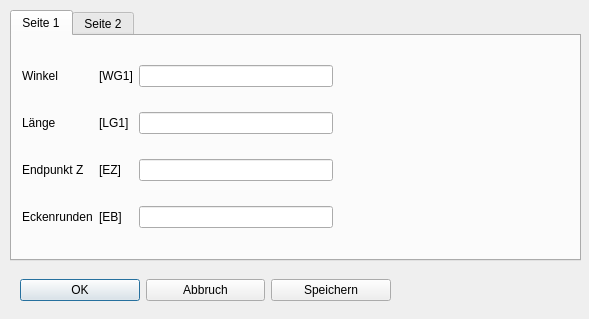
<?xml version="1.0" encoding="UTF-8"?>
<ui version="4.0">
 <class>Dialog_fgerawi</class>
 <widget class="QDialog" name="Dialog_fgerawi">
  <property name="geometry">
   <rect>
    <x>0</x>
    <y>0</y>
    <width>589</width>
    <height>319</height>
   </rect>
  </property>
  <property name="windowTitle">
   <string>G1 mit Winkel</string>
  </property>
  <property name="modal">
   <bool>true</bool>
  </property>
  <widget class="QWidget" name="layoutWidget_3">
   <property name="geometry">
    <rect>
     <x>20</x>
     <y>270</y>
     <width>371</width>
     <height>41</height>
    </rect>
   </property>
   <layout class="QHBoxLayout" name="horizontalLayout">
    <item>
     <widget class="QPushButton" name="pushButton_ok">
      <property name="text">
       <string>OK</string>
      </property>
     </widget>
    </item>
    <item>
     <widget class="QPushButton" name="pushButton_esc">
      <property name="text">
       <string>Abbruch</string>
      </property>
     </widget>
    </item>
    <item>
     <widget class="QPushButton" name="pushButton_save">
      <property name="text">
       <string>Speichern</string>
      </property>
     </widget>
    </item>
   </layout>
  </widget>
  <widget class="QTabWidget" name="tabWidget">
   <property name="geometry">
    <rect>
     <x>10</x>
     <y>10</y>
     <width>571</width>
     <height>251</height>
    </rect>
   </property>
   <property name="currentIndex">
    <number>0</number>
   </property>
   <widget class="QWidget" name="tab">
    <attribute name="title">
     <string>Seite 1</string>
    </attribute>
    <widget class="QWidget" name="layoutWidget">
     <property name="geometry">
      <rect>
       <x>10</x>
       <y>10</y>
       <width>311</width>
       <height>201</height>
      </rect>
     </property>
     <layout class="QGridLayout" name="gridLayout">
      <item row="1" column="1">
       <widget class="QLabel" name="label_8">
        <property name="text">
         <string>[LG1]</string>
        </property>
       </widget>
      </item>
      <item row="0" column="2">
       <widget class="QLineEdit" name="lineEdit_wi"/>
      </item>
      <item row="3" column="2">
       <widget class="QLineEdit" name="lineEdit_rad"/>
      </item>
      <item row="1" column="2">
       <widget class="QLineEdit" name="lineEdit_l"/>
      </item>
      <item row="1" column="0">
       <widget class="QLabel" name="label_4">
        <property name="text">
         <string>Länge</string>
        </property>
       </widget>
      </item>
      <item row="2" column="1">
       <widget class="QLabel" name="label_9">
        <property name="text">
         <string>[EZ]</string>
        </property>
       </widget>
      </item>
      <item row="2" column="0">
       <widget class="QLabel" name="label_5">
        <property name="text">
         <string>Endpunkt Z</string>
        </property>
       </widget>
      </item>
      <item row="2" column="2">
       <widget class="QLineEdit" name="lineEdit_z"/>
      </item>
      <item row="3" column="1">
       <widget class="QLabel" name="label_10">
        <property name="text">
         <string>[EB]</string>
        </property>
       </widget>
      </item>
      <item row="0" column="1">
       <widget class="QLabel" name="label_7">
        <property name="text">
         <string>[WG1]</string>
        </property>
       </widget>
      </item>
      <item row="3" column="0">
       <widget class="QLabel" name="label_6">
        <property name="text">
         <string>Eckenrunden</string>
        </property>
       </widget>
      </item>
      <item row="0" column="0">
       <widget class="QLabel" name="label_3">
        <property name="text">
         <string>Winkel</string>
        </property>
       </widget>
      </item>
     </layout>
    </widget>
    <widget class="QLabel" name="label_bild">
     <property name="geometry">
      <rect>
       <x>330</x>
       <y>10</y>
       <width>221</width>
       <height>201</height>
      </rect>
     </property>
     <property name="text">
      <string/>
     </property>
    </widget>
   </widget>
   <widget class="QWidget" name="tab_2">
    <attribute name="title">
     <string>Seite 2</string>
    </attribute>
    <widget class="QWidget" name="layoutWidget_2">
     <property name="geometry">
      <rect>
       <x>11</x>
       <y>9</y>
       <width>431</width>
       <height>211</height>
      </rect>
     </property>
     <layout class="QGridLayout" name="gridLayout_2">
      <item row="5" column="1">
       <widget class="QLabel" name="label_32">
        <property name="text">
         <string>[AFB]</string>
        </property>
       </widget>
      </item>
      <item row="4" column="2">
       <widget class="QLineEdit" name="lineEdit_bez"/>
      </item>
      <item row="2" column="1">
       <widget class="QLabel" name="label_29">
        <property name="text">
         <string>[AGGOFFSET]</string>
        </property>
       </widget>
      </item>
      <item row="1" column="1">
       <widget class="QLabel" name="label_28">
        <property name="text">
         <string>[AGGDREHBAR]</string>
        </property>
       </widget>
      </item>
      <item row="4" column="1">
       <widget class="QLabel" name="label_31">
        <property name="text">
         <string>[BEZ]</string>
        </property>
       </widget>
      </item>
      <item row="5" column="0">
       <widget class="QLabel" name="label_33">
        <property name="text">
         <string>Ausführbedingung</string>
        </property>
       </widget>
      </item>
      <item row="1" column="0">
       <widget class="QLabel" name="label_19">
        <property name="text">
         <string>Agg drehbar</string>
        </property>
       </widget>
      </item>
      <item row="2" column="0">
       <widget class="QLabel" name="label_20">
        <property name="text">
         <string>Agg Offset</string>
        </property>
       </widget>
      </item>
      <item row="0" column="0">
       <widget class="QLabel" name="label_18">
        <property name="text">
         <string>Vorschub</string>
        </property>
       </widget>
      </item>
      <item row="0" column="2">
       <widget class="QLineEdit" name="lineEdit_vo"/>
      </item>
      <item row="2" column="2">
       <widget class="QLineEdit" name="lineEdit_offset"/>
      </item>
      <item row="1" column="2">
       <widget class="QLineEdit" name="lineEdit_drehbar"/>
      </item>
      <item row="4" column="0">
       <widget class="QLabel" name="label_30">
        <property name="text">
         <string>Bezeichnung</string>
        </property>
       </widget>
      </item>
      <item row="5" column="2">
       <widget class="QLineEdit" name="lineEdit_afb"/>
      </item>
      <item row="0" column="1">
       <widget class="QLabel" name="label_22">
        <property name="text">
         <string>[V]</string>
        </property>
       </widget>
      </item>
      <item row="3" column="2">
       <widget class="QLineEdit" name="lineEdit_festwi"/>
      </item>
      <item row="3" column="0">
       <widget class="QLabel" name="label">
        <property name="text">
         <string>Agg Festwinkel</string>
        </property>
       </widget>
      </item>
      <item row="3" column="1">
       <widget class="QLabel" name="label_2">
        <property name="text">
         <string>[AGGFWKL]</string>
        </property>
       </widget>
      </item>
     </layout>
    </widget>
   </widget>
  </widget>
 </widget>
 <tabstops>
  <tabstop>tabWidget</tabstop>
  <tabstop>lineEdit_wi</tabstop>
  <tabstop>lineEdit_l</tabstop>
  <tabstop>lineEdit_z</tabstop>
  <tabstop>lineEdit_rad</tabstop>
  <tabstop>pushButton_ok</tabstop>
  <tabstop>pushButton_esc</tabstop>
  <tabstop>pushButton_save</tabstop>
  <tabstop>lineEdit_vo</tabstop>
  <tabstop>lineEdit_drehbar</tabstop>
  <tabstop>lineEdit_offset</tabstop>
  <tabstop>lineEdit_festwi</tabstop>
  <tabstop>lineEdit_bez</tabstop>
  <tabstop>lineEdit_afb</tabstop>
 </tabstops>
 <resources/>
 <connections/>
</ui>
